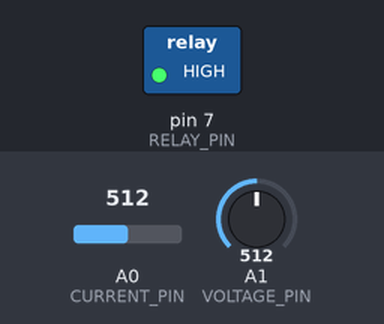
The sketch below on a simulated Arduino Uno, built with avr-gcc and run on an emulated ATmega328P. On the bench: switched loads named in the sketch (green lamp = pin HIGH). The test bench sets the inputs (shaded band); at power-on: A1 (VOLTAGE_PIN) = 512, A0 (CURRENT_PIN) = 512. Storage starts empty; what the sketch prints to the serial monitor is not drawn. At 4.1 s the program stops and its outputs stay as they are.

Above: at 1.2 s.
1.3 s: A1 (VOLTAGE_PIN) set to 333
3.2 s: A1 (VOLTAGE_PIN) set to 305
At 5.3 s:
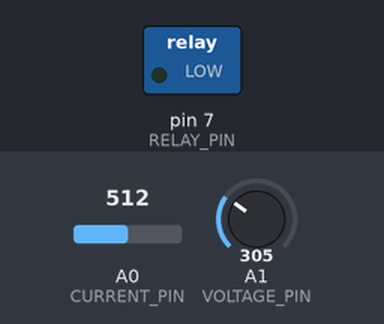
Timing chart, 0 to 5.6 s (numbered marks = the images above; inputs shaded):
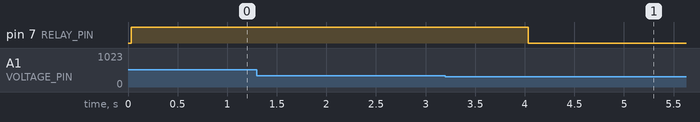

Measured:
- the behaviour switches between 318 and 317 on A1 (VOLTAGE_PIN) (found by bisection; images 0 and 1)
- after the input at 1.3 s, every drawn part: stays the same
- after the input at 3.2 s, pin 7 (RELAY_PIN): HIGH → LOW after 0.84 s

The sketch:

bms_controller.ino
```cpp
#include <SD.h>
#include <SPI.h>
#include <RTClib.h>

// ── 핀 설정 ──────────────────────────────────────────
#define RELAY_PIN       7
#define CURRENT_PIN     A0
#define VOLTAGE_PIN     A1
#define SD_CS_PIN       10

// ── 상수 ─────────────────────────────────────────────
const float V_HIGH       = 4.2;   // 방전 시작 전압
const float V_LOW        = 3.1;   // 방전 종료 전압
const float CAPACITY_AH  = 2.5;   // 셀 용량 (Ah)
const float V_REF        = 5.0;   // ADC 기준 전압
const unsigned long LOG_INTERVAL = 1800000UL; // 30분 (ms)
const unsigned long MAX_TIME     = 7200000UL; // 종료 조건: 2시간 (ms)

// ── 전역 변수 ─────────────────────────────────────────
RTC_DS3231 rtc;
float soc = 1.0;                  // 초기 SoC 100%
float prevCurrent = 0.0;
unsigned long prevLogTime  = 0;
unsigned long prevSocTime  = 0;
unsigned long startTime    = 0;
bool relayOn = false;

// ── 함수 선언 ─────────────────────────────────────────
float readVoltage();
float readCurrent();
void  setRelay(bool on);
void  updateSoC(float current, float dtHour);
void  logData(float voltage, float current);
bool  checkTermination(float voltage);

// ─────────────────────────────────────────────────────
void setup() {
  Serial.begin(9600);
  pinMode(RELAY_PIN, OUTPUT);
  setRelay(false);

  // RTC 초기화
  if (!rtc.begin()) {
    Serial.println("RTC 오류");
    while (1);
  }

  // SD 초기화
  if (!SD.begin(SD_CS_PIN)) {
    Serial.println("SD 오류");
    while (1);
  }

  // 로그 헤더 작성
  File f = SD.open("bms_log.csv", FILE_WRITE);
  if (f) {
    f.println("Timestamp,Voltage(V),Current(A),Relay,SoC(%)");
    f.close();
  }

  // 전류 센서 캘리브레이션 (오프셋 보정)
  prevCurrent = readCurrent();
  prevLogTime = millis();
  prevSocTime = millis();
  startTime   = millis();

  Serial.println("=== BMS 초기화 완료 ===");
}

// ─────────────────────────────────────────────────────
void loop() {
  unsigned long now = millis();
  float voltage = readVoltage();
  float current = readCurrent();

  // ── 방전 릴레이 제어 ──
  if (voltage >= V_HIGH && !relayOn) {
    setRelay(true);
    Serial.println("[경고 해제] 방전 시작");
  } else if (voltage <= V_LOW && relayOn) {
    setRelay(false);
    Serial.print("[경고] 셀 전압 임계값 미만: ");
    Serial.print(voltage); Serial.println("V");
  }

  // ── SoC 업데이트 (쿨롱 카운팅) ──
  float dtHour = (now - prevSocTime) / 3600000.0;
  updateSoC(current, dtHour);
  prevSocTime = now;

  // ── 30분 주기 데이터 로깅 ──
  if (now - prevLogTime >= LOG_INTERVAL) {
    logData(voltage, current);
    prevLogTime = now;
  }

  // ── 종료 조건 확인 ──
  if (checkTermination(voltage)) {
    setRelay(false);
    Serial.println("=== 종료 조건 도달. BMS 정지 ===");
    while (1);  // 정지
  }

  delay(1000);
}

// ─────────────────────────────────────────────────────
float readVoltage() {
  int raw = analogRead(VOLTAGE_PIN);
  // 분압 회로 비율에 맞게 수정 필요 (예: ×2)
  return (raw / 1023.0) * V_REF * 2.0;
}

float readCurrent() {
  int raw = analogRead(CURRENT_PIN);
  float voltage = (raw / 1023.0) * V_REF;
  // ACS712-5A 기준: 오프셋 2.5V, 감도 0.185V/A
  return (voltage - 2.5) / 0.185;
}

void setRelay(bool on) {
  relayOn = on;
  digitalWrite(RELAY_PIN, on ? HIGH : LOW);
}

void updateSoC(float current, float dtHour) {
  // SoC(t1) = SoC(t0) - (1/C) * I * dt
  soc -= (current * dtHour) / CAPACITY_AH;
  soc = constrain(soc, 0.0, 1.0);
}

void logData(float voltage, float current) {
  DateTime now = rtc.now();
  File f = SD.open("bms_log.csv", FILE_WRITE);
  if (f) {
    char buf[64];
    sprintf(buf, "%04d-%02d-%02d %02d:%02d:%02d",
            now.year(), now.month(), now.day(),
            now.hour(), now.minute(), now.second());
    f.print(buf);        f.print(",");
    f.print(voltage, 3); f.print(",");
    f.print(current, 3); f.print(",");
    f.print(relayOn ? "ON" : "OFF"); f.print(",");
    f.println(soc * 100.0, 1);
    f.close();
    Serial.println("[로그] 저장 완료");
  }
}

bool checkTermination(float voltage) {
  unsigned long elapsed = millis() - startTime;
  if (elapsed >= MAX_TIME)       return true;  // 시간 초과
  if (voltage < V_LOW - 0.1)    return true;  // 전압 급락
  if (soc <= 0.05)               return true;  // SoC ≤ 5%
  return false;
}
```
